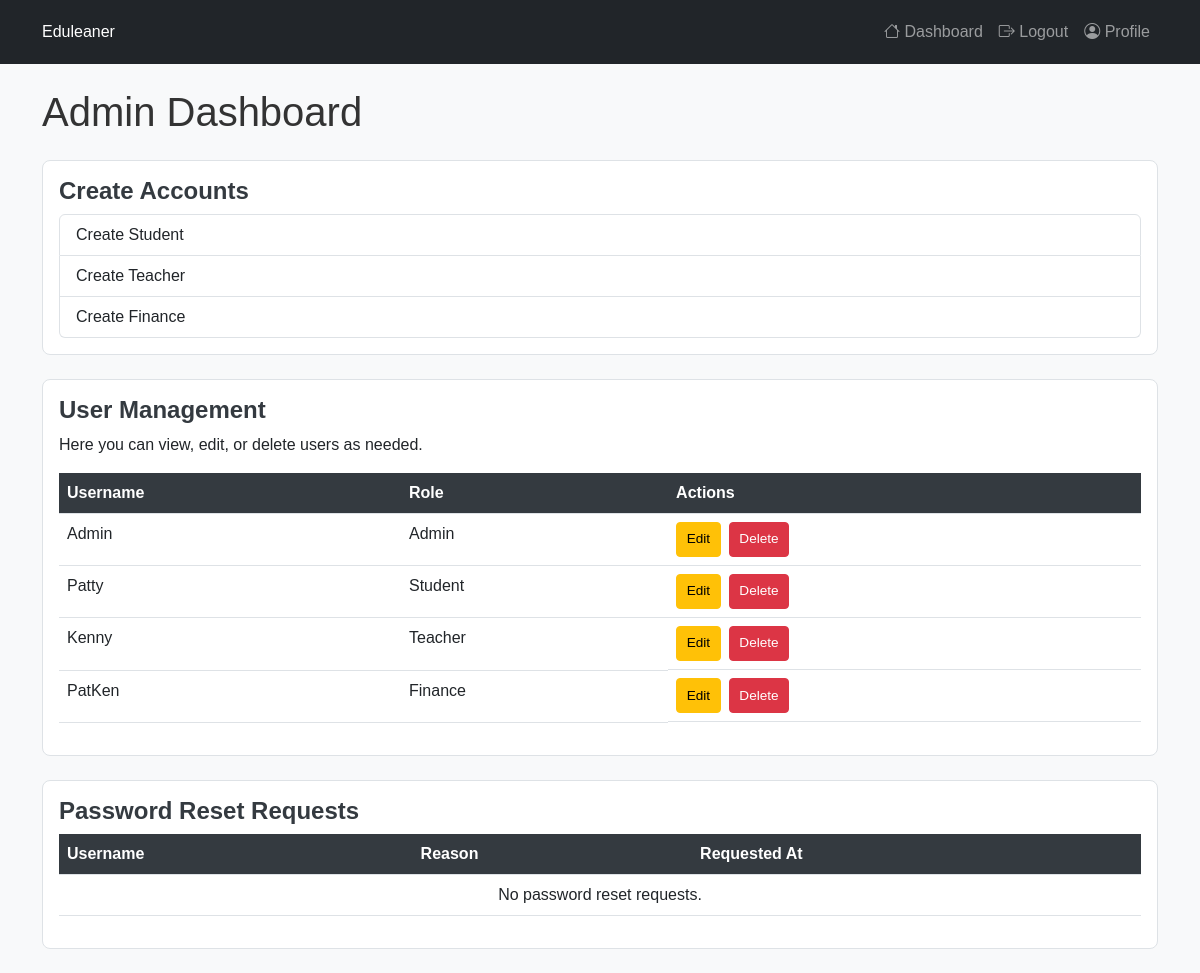
The app's page /admin/dashboard (signed in), older data.
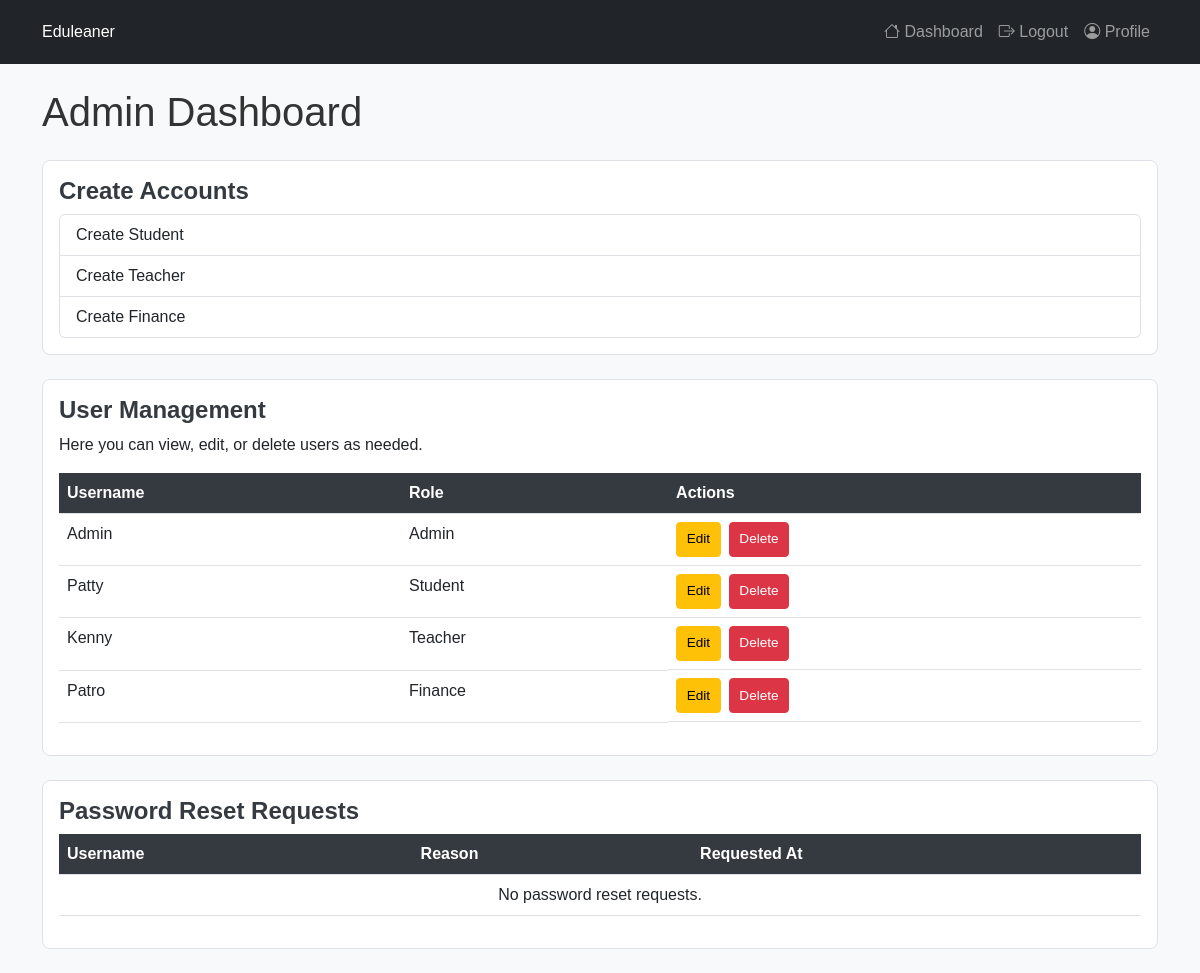
The same page, newer data.
### models.py (models this page shows)
class User(db.Model, UserMixin):
    id = db.Column(db.Integer, primary_key=True)
    username = db.Column(db.String(150), unique=True, nullable=False)
    password = db.Column(db.String(150), nullable=False)
    role = db.Column(db.String(50), nullable=False)  # Admin, Teacher, Student, Finance

### app.py (the view)
@app.route('/admin/dashboard')
@login_required
def admin_dashboard():
    if current_user.role != 'Admin':
        flash("Unauthorized access.", 'danger')
        return redirect(url_for('dashboard'))
    users = User.query.all()  # Fetch all users to display
    reset_requests = PasswordResetRequest.query.all()  # Fetch password reset requests
    return render_template('admin_dashboard.html', users=users, reset_requests=reset_requests)

### app.py (called while the page is built)
@login_manager.user_loader
def load_user(user_id):
    return User.query.get(int(user_id))

### templates/admin_dashboard.html (shortened to what this page needs)
{% extends "base.html" %}
{% block content %}
<h1>Admin Dashboard</h1>
<div class="card my-4">
    <div class="card-body">
        <h5 class="card-title">Create Accounts</h5>
        <div class="list-group">
            <a href="{{ url_for('create_student') }}" class="list-group-item list-group-item-action">Create Student</a>
            <a href="{{ url_for('create_teacher') }}" class="list-group-item list-group-item-action">Create Teacher</a>
            <a href="{{ url_for('create_finance') }}" class="list-group-item list-group-item-action">Create Finance</a>
        </div>
    </div>
</div>
<div class="card my-4">
    <div class="card-body">
        <h5 class="card-title">User Management</h5>
        <p>Here you can view, edit, or delete users as needed.</p>
        <table class="table">
            <thead>
                <tr>
                    <th>Username</th>
                    <th>Role</th>
                    <th>Actions</th>
                </tr>
            </thead>
            <tbody>
                {% for user in users %}
                    <tr>
                        <td>{{ user.username }}</td>
                        <td>{{ user.role }}</td>
                        <td class="action-buttons">
                            <a href="{{ url_for('edit_user', user_id=user.id) }}" class="btn btn-warning btn-sm">Edit</a>
                            <form action="{{ url_for('delete_user', user_id=user.id) }}" method="POST" class="d-inline" onsubmit="return confirm('Are you sure you want to delete this user?');">
                                <button type="submit" class="btn btn-danger btn-sm">Delete</button>
                            </form>
                        </td>
                    </tr>
                {% endfor %}
            </tbody>
        </table>
    </div>
</div>
<div class="card my-4">
    <div class="card-body">
        <h5 class="card-title">Password Reset Requests</h5>
        <table class="table">
            <thead>
                <tr>
                    <th>Username</th>
                    <th>Reason</th>
                    <th>Requested At</th>
                </tr>
            </thead>
            <tbody>
                {% if not reset_requests %}
                    <tr>
                        <td colspan="3" class="text-center">No password reset requests.</td>
                    </tr>
                {% endif %}
            </tbody>
        </table>
    </div>
</div>
{% endblock %}

### templates/base.html (shortened to what this page needs)
<!DOCTYPE html>
<html lang="en">
<head>
    <link href="https://cdn.jsdelivr.net/npm/bootstrap@5.3.0/dist/css/bootstrap.min.css" rel="stylesheet">
    <link rel="stylesheet" href="{{ url_for('static', filename='css/styles.css') }}">
    <link rel="stylesheet" href="https://cdn.jsdelivr.net/npm/sweetalert2@11/dist/sweetalert2.min.css">
    <link rel="stylesheet" href="https://cdn.jsdelivr.net/npm/bootstrap-icons@1.11.0/font/bootstrap-icons.css">
</head>
<body>
    <nav class="navbar navbar-expand-lg navbar-dark bg-dark">
        <div class="container">
            <a class="navbar-brand" href="#">Eduleaner</a>
            <div class="collapse navbar-collapse" id="navbarNav">
                <ul class="navbar-nav ms-auto">
                    <li class="nav-item">
                        <a class="nav-link" href="{{ url_for('dashboard') }}">
                            <i class="bi bi-house"></i> Dashboard
                        </a>
                    </li>
                    <li class="nav-item">
                        <a class="nav-link" href="{{ url_for('logout') }}">
                            <i class="bi bi-box-arrow-right"></i> Logout
                        </a>
                    </li>
                    <li class="nav-item">
                        <a class="nav-link" href="{{ url_for('profile') }}">
                            <i class="bi bi-person-circle"></i> Profile
                        </a>
                    </li>
                </ul>
            </div>
        </div>
    </nav>
    <div class="container mt-4">
        {% block content %}{% endblock %}
    </div>
</body>
</html>

### static/css/styles.css (style rules this page uses)
body { background-color: #f8f9fa; color: #333; font-family: Arial, sans-serif; }
.navbar { padding: 0.75rem 1rem; }
.navbar-brand, .nav-link { font-size: 1rem; font-weight: 500; }
.card { border: 1px solid #dee2e6; border-radius: 0.5rem; }
.card-title { font-size: 1.5rem; font-weight: bold; color: #343a40; }
.table th { background-color: #343a40; color: white; }
.action-buttons { display: flex; flex-wrap: wrap; gap: 0.5rem; }
.action-buttons .btn { padding: 0.4rem 0.6rem; font-size: 0.85rem; }

Row changes from the older to the newer data that the page shows:
changed User "Finance": username "PatKen" → "Patro"
